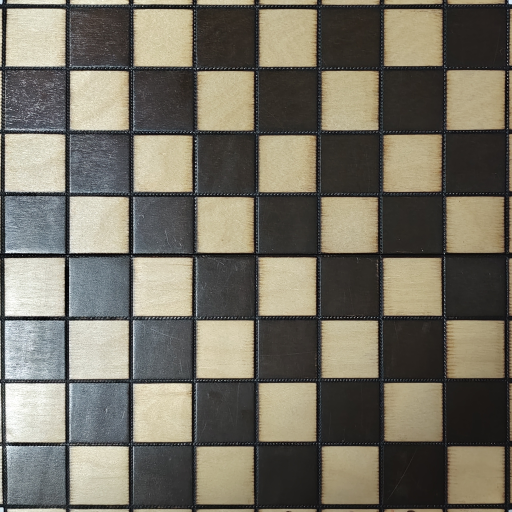
#> input picture synth_pieces/board_texture.png, 1024 x 1024 px (shown at 1/2 size); its folder holds only this picture in this run
$ python board_texture.py --image ../synth_pieces/board_texture.png --out out.png
#> lines starting #> are read from the running program, lines starting #| are printed output that depends on the picture
#> in rectify, img is the input picture: shape (1024, 1024, 3); mean B, G, R 99.3, 111.9, 116.2
#| [board_texture] loaded ../synth_pieces/board_texture.png  shape=(1024, 1024, 3)
### src/chesslab/calibration.py
"""Stage 1 — board geometry (homography) as a reusable YAML profile, plus the square crop mapping.

Headless; Kotlin owns the live camera.
"""

from __future__ import annotations

import logging
import math
import os
import shutil
from dataclasses import dataclass, field, replace
from datetime import UTC, datetime
from functools import lru_cache
from pathlib import Path

import cv2
import numpy as np
import yaml

from . import config

log = logging.getLogger("chesslab.calibration")

_FILES = "abcdefgh"


# --- Datenmodell ----------------------------------------------------------------------

@dataclass
class CropParams:
    cell: float
    pad_side: float
    out_size: tuple[int, int]  # [W, H]

    # [23 lines left out: functions to_dict, from_dict, default, not called in this run]


@dataclass
class CalibrationProfile:
    profile: str
    camera_index: int
    frame_size: tuple[int, int]          # [W, H] of the source
    board_size: int
    image_corners: list[list[float]]     # clicked points, order a8, h8, h1, a1
    homography: list[list[float]]        # 3x3, row-major
    white_pov: bool
    crop: CropParams
    created_at: str = field(default_factory=lambda: datetime.now(UTC).isoformat())
    # Per-corner (a8, h8, h1, a1): the markers are glued on by hand, so a re-stick moves each one
    # independently. `image_corners`/`homography` are only the calibration snapshot.
    margin: list[float] = field(default_factory=lambda: [0.0, 0.0, 0.0, 0.0])
    marker_dict: str = "DICT_4X4_50"
    # Provenance stamp only, evaluated nowhere. The optics live in the recording's `lens.json`.
    source: str | None = None

    def __post_init__(self) -> None:
        self.margin = margins4(self.margin)

    # [63 lines left out: functions to_dict, from_dict, save, load, not called in this run]


def profile_path(name: str) -> Path:
    return config.DATA.calibration / f"{name}.yaml"


# [47 lines left out: functions load_profile, _square_to_col_row, square_to_crop_box, not called in this run]


#: A grid line steeper than this fraction-per-fraction is a misfit, not a lens; the same for its
#: parabola term. Parity twins: `MESH_TILT_LIMIT`/`MESH_CURV_LIMIT` in CropBox.kt and `warp.ts`.
MESH_TILT_LIMIT = 0.05
MESH_CURV_LIMIT = 0.08

GRID_LINES_PER_AXIS = 9


@dataclass(frozen=True)
class GridMesh:
    """One frame's 18 MEASURED grid lines as fractions of the field side (`grid_lines`).

    Per line `pos(t) = x + tx*(t-0.5) + cx*(t-0.5)^2`. Tilts and curvatures come per PAIR or not
    at all, curvature only on top of tilts, so a consumer can never cut half a stage.
    """

    x: list[float]
    y: list[float]
    tx: list[float] | None = None
    ty: list[float] | None = None
    cx: list[float] | None = None
    cy: list[float] | None = None

    @property
    def tilted(self) -> bool:
        return self.tx is not None and self.ty is not None


# [43 lines left out: functions _mesh_values, _mesh_axis, _mesh_bounded, mesh_from_lines, not called in this run]


#: How many meshes must carry a term before its median is trusted. Same number, same argument as
#: `sessions._repair_mesh_outliers`.
MESH_POOL_MIN = 3


# [21 lines left out: function pooled_mesh, not called in this run]


#: A curvature this far off the cross-line trend was measured on pieces, not optics: a pawn-occupied
#: line carried cy = -0.070 against ±0.011 on its neighbours.
CURV_TREND_LIMIT = 0.02


# [19 lines left out: functions _trend_replaced, smooth_mesh_curvature, not called in this run]


#: Simultaneous evaluations per point. Three was measured to leave the residual far inside a pixel
#: at the mesh limits. Parity twin: `CORNER_ITERATIONS` (CropBox.kt).
MESH_POINT_ITERATIONS = 3


# [36 lines left out: functions _mesh_line_at, mesh_point, straighten_board, not called in this run]


def _mesh_key(mesh: GridMesh) -> tuple:
    return tuple(tuple(v) if v is not None else None
                 for v in (mesh.x, mesh.y, mesh.tx, mesh.ty, mesh.cx, mesh.cy))


# [56 lines left out: functions _straighten_maps, _straighten_maps_cached, square_center, crop_border_px, margins4, compute_homography, not called in this run]


def warp_board(frame, profile: CalibrationProfile):
    H = np.array(profile.homography, dtype=np.float64)
    return cv2.warpPerspective(frame, H, (profile.board_size, profile.board_size))


# id 0 -> a8, id 1 -> h8, id 2 -> h1, id 3 -> a1.
_ARUCO_LABELS = ("a8", "h8", "h1", "a1")


def _aruco_dictionary(dict_name: str):
    known = getattr(cv2.aruco, dict_name, None)
    if not isinstance(known, int):
        raise ValueError(f"unknown ArUco dictionary '{dict_name}' "
                         f"(e.g. DICT_4X4_50, DICT_5X5_100)")
    return cv2.aruco.getPredefinedDictionary(known)


#: Fenstergrößen (min, max, step), die die Binarisierung des Markers durchprobiert. 13 statt 3 —
#: der Preis ist Rechenzeit je Frame, der Gewinn die Randmarker.
ADAPTIVE_THRESH_WIN = (3, 53, 4)
#: Laengste Kante zum SUCHEN. Auf 4K: voll 135 ms und 10/12 Frames mit allen Markern, hier 27 ms und
#: 12/12 — das Verkleinern mittelt die Maserung weg, die dem Dekoder ein Bit kippt.
DETECT_LONG_SIDE = 1344


def _detect_marker_quads(frame, dict_name: str, ids: tuple[int, ...]) -> dict[int, np.ndarray]:
    """Raw detection: {id: (4,2) corner array} per found marker (order as from ArUco)."""
#> called with dict_name = 'DICT_4X4_50', ids = (0, 1, 2, 3)
    gray = cv2.cvtColor(frame, cv2.COLOR_BGR2GRAY) if frame.ndim == 3 else frame
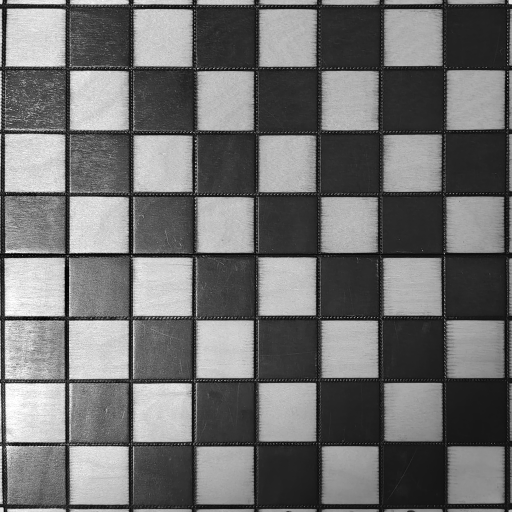
#> gray: shape (1024, 1024) (shown at 1/2 size); min 0, max 255, mean 111.7
    scale = min(1.0, DETECT_LONG_SIDE / max(gray.shape[:2]))
#> scale = 1
    if scale < 1.0:
        gray = cv2.resize(gray, None, fx=scale, fy=scale, interpolation=cv2.INTER_AREA)
    params = cv2.aruco.DetectorParameters()
    params.cornerRefinementMethod = cv2.aruco.CORNER_REFINE_SUBPIX  # more precise corners
    # Ein Randmarker auf duennem Weiss vor dunklem Holz kippt bei OpenCVs drei Fenstergroessen ein
    # Bit und wird als 17 oder 37 gelesen (2/30 Frames gegen 21-25/30).
    params.adaptiveThreshWinSizeMin = ADAPTIVE_THRESH_WIN[0]
    params.adaptiveThreshWinSizeMax = ADAPTIVE_THRESH_WIN[1]
    params.adaptiveThreshWinSizeStep = ADAPTIVE_THRESH_WIN[2]
    detector = cv2.aruco.ArucoDetector(_aruco_dictionary(dict_name), params)
    found_corners, found_ids, _ = detector.detectMarkers(gray)
#> found_corners = (); found_ids = None
    if found_ids is None:
        return {}
    return {int(i): c.reshape(4, 2) / scale
            for c, i in zip(found_corners, found_ids.flatten(), strict=False) if int(i) in ids}


def detect_board_markers(frame, dict_name: str = "DICT_4X4_50", ids: tuple[int, ...] = (0, 1, 2, 3),
                         corner: str = "center") -> dict[int, list[float]]:
    """{id: [x,y]} of the FOUND markers (center or inner corner)."""
    quads = _detect_marker_quads(frame, dict_name, ids)
#> quads = 0 items
    if not quads:
        return {}
    centroid = np.mean([q.mean(axis=0) for q in quads.values()], axis=0)
    out: dict[int, list[float]] = {}
    for i, quad in quads.items():
        if corner == "inner":
            pt = quad[int(np.argmin(np.linalg.norm(quad - centroid, axis=1)))]
        else:
            pt = quad.mean(axis=0)
        out[i] = [float(pt[0]), float(pt[1])]
    return out


# [42 lines left out: functions resolve_board_corners, detect_board_corners_aruco, not called in this run]


class MarkerTracker:
    """Tracks a smoothed, jitter-resilient position per marker (parameters from `config.TRACKER`).

    Dead zone freezes, real movement is EMA-smoothed, a jump must hold `jump_confirm_frames`
    frames, corners age into `stale`, and `seed()` pre-populates from a profile until a live
    detection."""

    # [61 lines left out: functions __init__, seed, update, _confirm_jump, not called in this run]

    def points(self) -> dict[int, list[float]]:
        return {i: list(p) for i, p in self.pos.items()}

    # [12 lines left out: function status, not called in this run]

    def n_held(self) -> int:
        return sum(1 for i in self.pos if i not in self.seeded and self.age.get(i, 0) > 0)

    # [46 lines left out: functions last, make_tracker, board_corners_for_frame, not called in this run]


#: Marker counts already warned about, so a live tracker logs once, not thirty times a second.
_DEGRADED_WARNED: set[int] = set()


# [24 lines left out: functions _warn_degraded, warp_from_corners, not called in this run]


@dataclass(frozen=True)
class LensModel:
    """The board-fitted optics: two radial terms about a centre, at the scale they were fitted at.

    `focal` was held FIXED by the fit and is no estimate — the coefficients mean nothing without
    it. Written by `:desktop undistort` into `lens.json`. Twin: `LensModel`.
    """

    k1: float
    k2: float
    focal: float
    cx: float
    cy: float

    # [195 lines left out: functions from_receipt, distort_points, undistort_points, _board_to_image, _crop_mesh_coordinates, warp_board_for_crops and 5 more, not called in this run]

### synth/board_texture.py
"""Rectify a top-down board photo into a square texture (runs in uv-env, NOT Blender).

Uses chesslab's calibration module (ArUco detection + homography) to detect the 4
corner markers and warp the playing surface to a clean square PNG for use as the
albedo in render_board_v2.py.

Usage:
    python synth/board_texture.py --image scans/board/IMG_20260702_221301.jpg \\
                                  --out synth_pieces/board_texture.png \\
                                  [--size 1024] [--dict DICT_4X4_50] [--margin 0.04]

The ArUco markers (ids 0,1,2,3 → a8,h8,h1,a1) sit at the outer board corners. The
`margin` parameter (fraction of board_size) accounts for the offset between the
marker positions and the actual 8×8 grid edge. Default 0.04 = ~4% inset.

Detection uses multi-pass: standard ArUco first, then CLAHE-enhanced for shadow
regions. Requires all 4 markers for a clean full-perspective rectification.
"""

from __future__ import annotations

import argparse
from pathlib import Path

import cv2
import numpy as np

from chesslab.calibration import (
    _aruco_dictionary,
    compute_homography,
    detect_board_markers,
    resolve_board_corners,
)

ARUCO_IDS = (0, 1, 2, 3)  # a8, h8, h1, a1 (same contract as renderer + labeling)


def _detect_lenient(img, dict_name, ids):
    """Detection with relaxed thresholds for difficult lighting/perspective."""
    gray = cv2.cvtColor(img, cv2.COLOR_BGR2GRAY) if img.ndim == 3 else img
    params = cv2.aruco.DetectorParameters()
    params.adaptiveThreshWinSizeMin = 3
    params.adaptiveThreshWinSizeMax = 23
    params.adaptiveThreshConstant = 2
    params.minMarkerPerimeterRate = 0.01
    params.polygonalApproxAccuracyRate = 0.1
    params.cornerRefinementMethod = cv2.aruco.CORNER_REFINE_SUBPIX
    detector = cv2.aruco.ArucoDetector(_aruco_dictionary(dict_name), params)
    found_corners, found_ids, _ = detector.detectMarkers(gray)
    if found_ids is None:
        return {}
    target = set(ids)
    out = {}
    for c, i in zip(found_corners, found_ids.flatten(), strict=False):
        i = int(i)
        if i in target:
            quad = c.reshape(4, 2)
            centroid = [float(quad.mean(axis=0)[0]), float(quad.mean(axis=0)[1])]
            out[i] = centroid
    return out


def _detect_markers_multi_pass(img, dict_name, ids):
    """Try standard, then CLAHE-enhanced, then lenient-CLAHE if < all markers found.

    Returns (points_by_id, label) where label indicates which pass succeeded.
    """
    # Pass 1: standard (same as calibration.detect_board_markers)
    points = detect_board_markers(img, dict_name=dict_name, ids=ids)
#> points = 0 items
    if len(points) == len(ids):
        return points, "standard"

    # Pass 2: CLAHE-enhanced (brightens dark corners)
    gray = cv2.cvtColor(img, cv2.COLOR_BGR2GRAY) if img.ndim == 3 else img
    clahe = cv2.createCLAHE(clipLimit=2.0, tileGridSize=(8, 8))
    gray_eq = clahe.apply(gray)
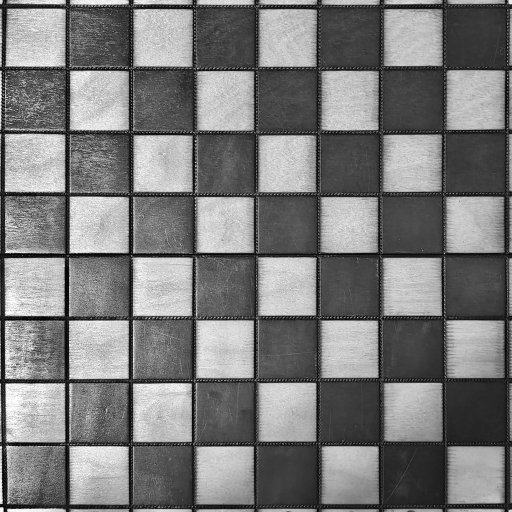
#> gray_eq: shape (1024, 1024) (shown at 1/2 size); min 0, max 255, mean 122.9
    img_eq = cv2.cvtColor(gray_eq, cv2.COLOR_GRAY2BGR) if img.ndim == 3 else gray_eq
    points2 = detect_board_markers(img_eq, dict_name=dict_name, ids=ids)
#> points2 = 0 items
    if len(points2) == len(ids):
        return points2, "CLAHE"
    best = points2 if len(points2) > len(points) else points
#> best = 0 items

    # Pass 3: lenient params on CLAHE-enhanced image
    points3 = _detect_lenient(img_eq, dict_name, ids)
#> in _detect_lenient, `found_corners, found_ids, _ = detector.detectMarkers(gray)`: found_corners = 6 items; found_ids = [17, 17, 37, 34, 37, 37]
#> the loop in _detect_lenient, `for c, i in zip(found_corners, found_ids.flatten(), strict=False):` made 6 passes
#> (c, i) on passes 1 to 6: ([[186.2, 20.43], [188, 22.2], [183, 24.08], [179, 21]], 17), ([[792, 762], [795, 757], [798, 758], [796, 764]], 17), ([[527, 264], [532, 260], [533, 263], [527.2, 265.2]], 37), ([[468.4, 633.8], [472, 632], [473.3, 634.4], [470.7, 637.2]], 34), ([[200, 98], [198, 98.66], [195, 96], [198.5, 95.42]], 37), ([[357, 14.66], [354, 15], [351.5, 12.72], [354, 11]], 37)
#> after the loop in _detect_lenient, `for c, i in zip(found_corners, found_ids.flatten(), strict=False):`: out = 0 items
#> points3 = 0 items
    if len(points3) == len(ids):
        return points3, "CLAHE+lenient"
    if len(points3) > len(best):
        return points3, f"CLAHE+lenient ({len(points3)}/{len(ids)})"

    return best, f"standard ({len(best)}/{len(ids)})"


def rectify(image_path: str, out_path: str, size: int = 1024,
            dict_name: str = "DICT_4X4_50", margin: float = 0.04) -> Path:
    """Main entry: load image, detect 4 ArUco markers, warp to square texture.

    Returns the output Path on success. Raises SystemExit on failure.
    """
    img = cv2.imread(image_path)
    if img is None:
        raise SystemExit(f"ERROR: cannot read image: {image_path}")
    print(f"[board_texture] loaded {image_path}  shape={img.shape}")

    # 1. Multi-pass marker detection
    points_by_id, how = _detect_markers_multi_pass(img, dict_name, ARUCO_IDS)
#> points_by_id = 0 items; how = 'standard (0/4)'
    found_ids = sorted(points_by_id.keys())
#> found_ids = []
    print(f"[board_texture] detection={how}  found ids={found_ids}")
#| [board_texture] detection=standard (0/4)  found ids=[]

    if len(points_by_id) < 3:
        missing = sorted(set(ARUCO_IDS) - set(points_by_id))
#> missing = [0, 1, 2, 3]
#> (the run stopped early here; a loop or call above may not have finished)
